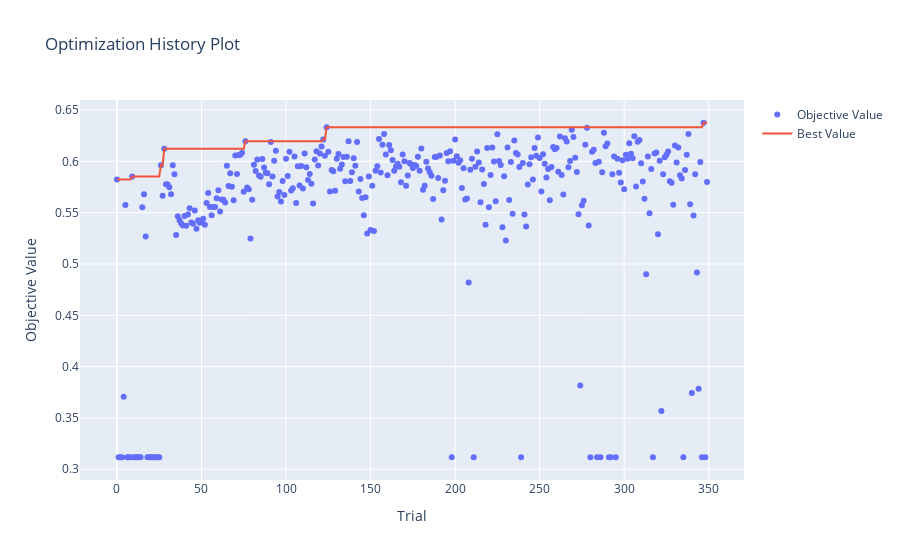

Notebook code cell kept with this figure:
### Code cell
optuna.visualization.plot_optimization_history(study)

### Figure 1 — Plotly figure (JSON) as saved in the notebook; plotly's stock layout.template omitted (floating-point values rounded to 4 significant figures; data arrays with more than 128 entries replaced by an {"elided": "..."} marker saying what was removed)
{"data": [{"mode": "markers", "name": "Objective Value", "type": "scatter", "x": {"elided": "350 int values"}, "y": {"elided": "350 float values"}}, {"name": "Best Value", "type": "scatter", "x": {"elided": "350 int values"}, "y": {"elided": "350 float values"}}], "layout": {"title": {"text": "Optimization History Plot"}, "xaxis": {"title": {"text": "Trial"}}, "yaxis": {"title": {"text": "Objective Value"}}}}
